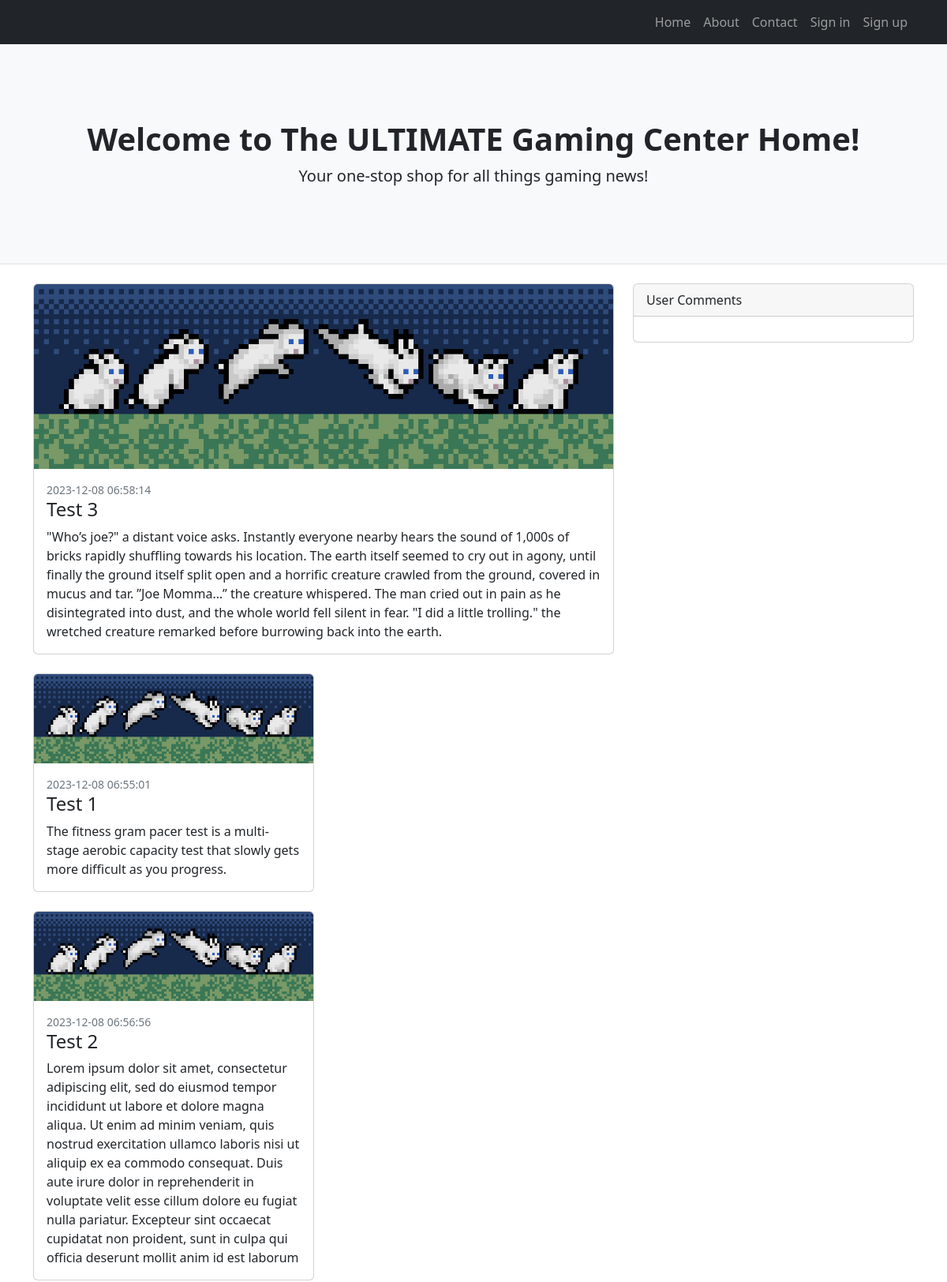
Before: / (upper part) with the older database file.
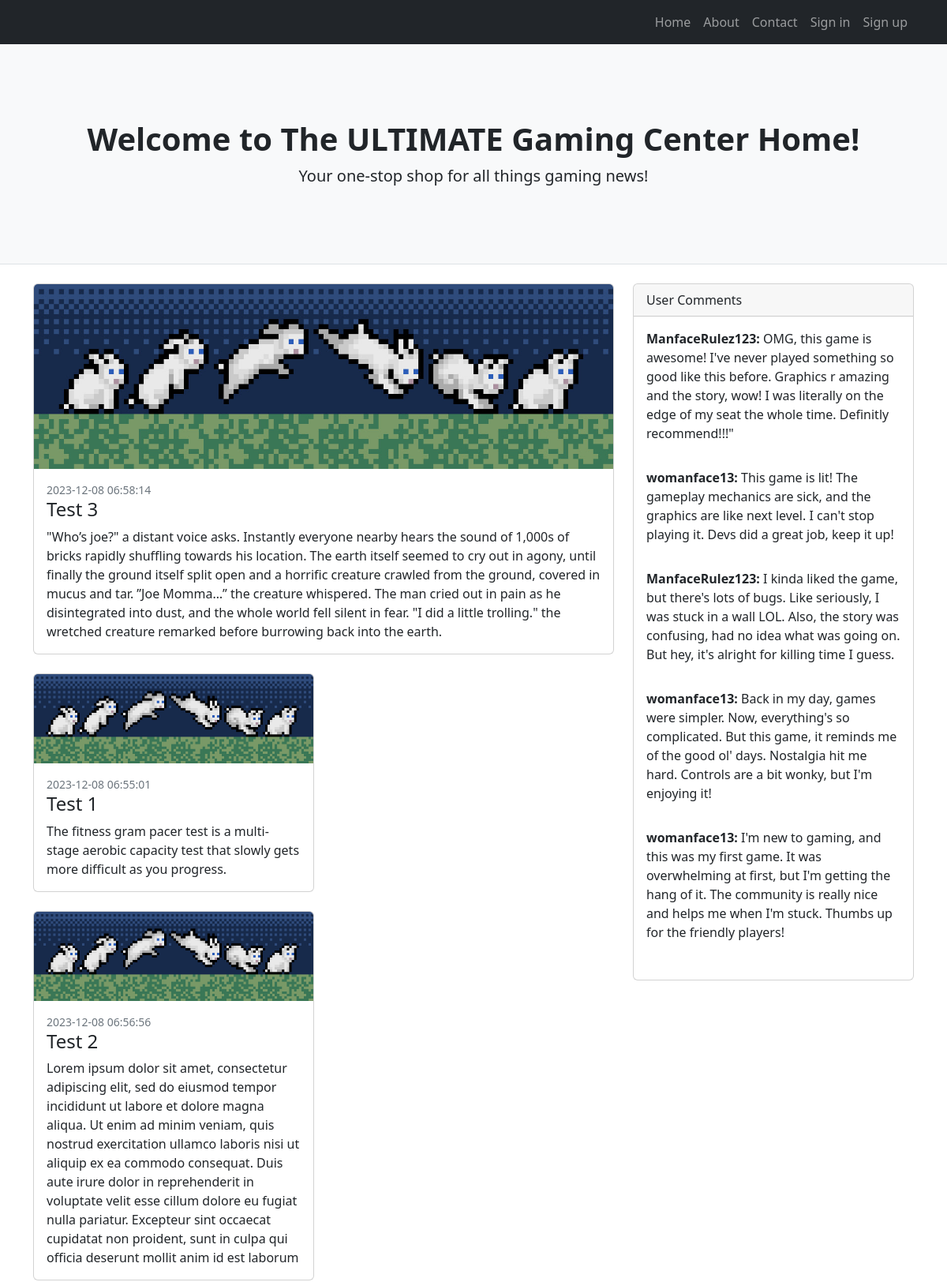
After: the same page with the newer database file.
### tables this page shows
CREATE TABLE `posts` (
  `Post_ID` int(11) NOT NULL,
  `User_ID` int(11) NOT NULL,
  `Date_Created` datetime NOT NULL,
  `Date_Updated` datetime NOT NULL,
  `Content` varchar(2000) NOT NULL,
  `Title` varchar(128) NOT NULL
);

CREATE TABLE `comment` (
  `Comment_ID` int(16) NOT NULL,
  `Post_ID` int(11) NOT NULL,
  `User_ID` int(11) NOT NULL,
  `Comment` varchar(2000) NOT NULL
);

CREATE TABLE `users` (
  `User_ID` int(11) NOT NULL,
  `Company_ID` int(11) NOT NULL,
  `First_Name` varchar(20) NOT NULL,
  `Last_Name` varchar(24) NOT NULL,
  `Email` varchar(24) NOT NULL,
  `Username` varchar(24) NOT NULL,
  `Password` varchar(64) NOT NULL,
  `Date_Created` date NOT NULL,
  `Admin` tinyint(1) NOT NULL
);

### lib/json.php (the view, shortened to what this page needs)
<?php
function latestPost($pdo, $query) {
    $query=$pdo->prepare($query);
    $query->execute();
    $result = $query->fetch(PDO::FETCH_DEFAULT);
        ?>
        <div class="card mb-4">
            <a href="#!"><img class="card-img-top" src=".\\data\\rabbit.jpg" alt="Default image of a rabbit jumping! <3" /></a>
            <div class="card-body">
                <div class="small text-muted"><?php echo $result['Date_Created']; ?></div>
                <h2 class="card-title h4"><?php echo $result['Title']; ?></h2>
                <p class="card-text"><?php echo $result['Content']; ?></p>
            </div>
        </div>
        <?php
}
function readPosts($pdo, $query) {
    $query=$pdo->prepare($query);
    $query->execute();
    $result = $query->fetchALL(PDO::FETCH_DEFAULT);
    foreach ($result as $forumPost) {
    ?>
    <div class="card mb-4">
        <a href="#!"><img class="card-img-top" src=".\\data\\rabbit.jpg" alt="Default image of a rabbit jumping! <3" /></a>
        <div class="card-body">
            <div class="small text-muted"><?php echo $forumPost['Date_Created']; ?></div>
            <h2 class="card-title h4"><?php echo $forumPost['Title']; ?></h2>
            <p class="card-text"><?php echo $forumPost['Content']; ?></p>
        </div>
    </div>
    <?php
    }
}
function readComments($pdo, $query) {
    $query=$pdo->prepare($query);
    $query->execute();
    $result = $query->fetchALL(PDO::FETCH_DEFAULT);
        foreach ($result as $forumPost) {
        ?>
        <div class="card-body">
            <strong><?php echo $forumPost['Username']; ?>:</strong> <?php echo $forumPost['Comment']; ?><br>
        </div>
        <?php
    }
}
?>

### index.php (shortened to what this page needs)
<?php
    require_once(".\\lib\\json.php");
?>
<!DOCTYPE html>
<html lang="en">
    <head>
        <link href="css/styles.css" rel="stylesheet" />
    </head>
    <body>
        <nav class="navbar navbar-expand-lg navbar-dark bg-dark">
            <div class="container">
                <div class="collapse navbar-collapse" id="navbarSupportedContent">
                    <ul class="navbar-nav ms-auto mb-2 mb-lg-0">
                        <li class="nav-item"><a class="nav-link" href="#">Home</a></li>
                        <li class="nav-item"><a class="nav-link" href="#!">About</a></li>
                        <li class="nav-item"><a class="nav-link" href="#!">Contact</a></li>
                        <?php
                        if (isset($_SESSION['email'])){
                            ?>
                            <li class="nav-item"><a class="nav-link" href="./Authentication/signout.php">Sign out</a></li>
                            <?php
                        }
                        else{
                            ?>
                            <li class="nav-item"><a class="nav-link" href="./Authentication/signin.php">Sign in</a></li>
                            <li class="nav-item"><a class="nav-link" href="./Authentication/signup.php">Sign up</a></li>
                            <?php
                        }
                        ?>
                    </ul>
                </div>
            </div>
        </nav>
        <header class="py-5 bg-light border-bottom mb-4">
            <div class="container">
                <div class="text-center my-5">
                    <h1 class="fw-bolder">Welcome to The ULTIMATE Gaming Center Home!</h1>
                    <p class="lead mb-0">Your one-stop shop for all things gaming news!</p>
                </div>
            </div>
        </header>
        <div class="container">
            <div class="row">
                <div class="col-lg-8">
                        <?php
                            latestPost($pdo, 'SELECT * FROM posts ORDER BY Date_Created Desc');
                        ?>
                    <div class="row">
                        <div class="col-lg-6">
                            <?php
                                readPosts($pdo, 'SELECT * FROM posts');
                            ?>
                        </div>
                    </div>
                </div>
                <div class="col-lg-4">
                    <div class="card mb-4">
                        <div class="card-header">User Comments</div>
                        <?php
                            readComments($pdo, 'SELECT * FROM comment Join users on comment.User_ID=users.User_ID');
                        ?>
                        <div class="card-body"></div>
                    </div>
                </div>
            </div>
        </div>
    </body>
</html>

Changed rows visible on the page:
added comment: User_ID.Username "ManfaceRulez123", Comment "OMG, this game is awesome! I've never played something so good like this before. Graphics r amazing and the story, wow! I was literally on the edge of my seat the whole time. Definitly recommend!!!\""
added comment: User_ID.Username "womanface13", Comment "This game is lit! The gameplay mechanics are sick, and the graphics are like next level. I can't stop playing it. Devs did a great job, keep it up!"
added comment: User_ID.Username "ManfaceRulez123", Comment "I kinda liked the game, but there's lots of bugs. Like seriously, I was stuck in a wall LOL. Also, the story was confusing, had no idea what was going on. But hey, it's alright for killing time I guess."
added comment: User_ID.Username "womanface13", Comment "Back in my day, games were simpler. Now, everything's so complicated. But this game, it reminds me of the good ol' days. Nostalgia hit me hard. Controls are a bit wonky, but I'm enjoying it!"
added comment: User_ID.Username "womanface13", Comment "I'm new to gaming, and this was my first game. It was overwhelming at first, but I'm getting the hang of it. The community is really nice and helps me when I'm stuck. Thumbs up for the friendly players!"
